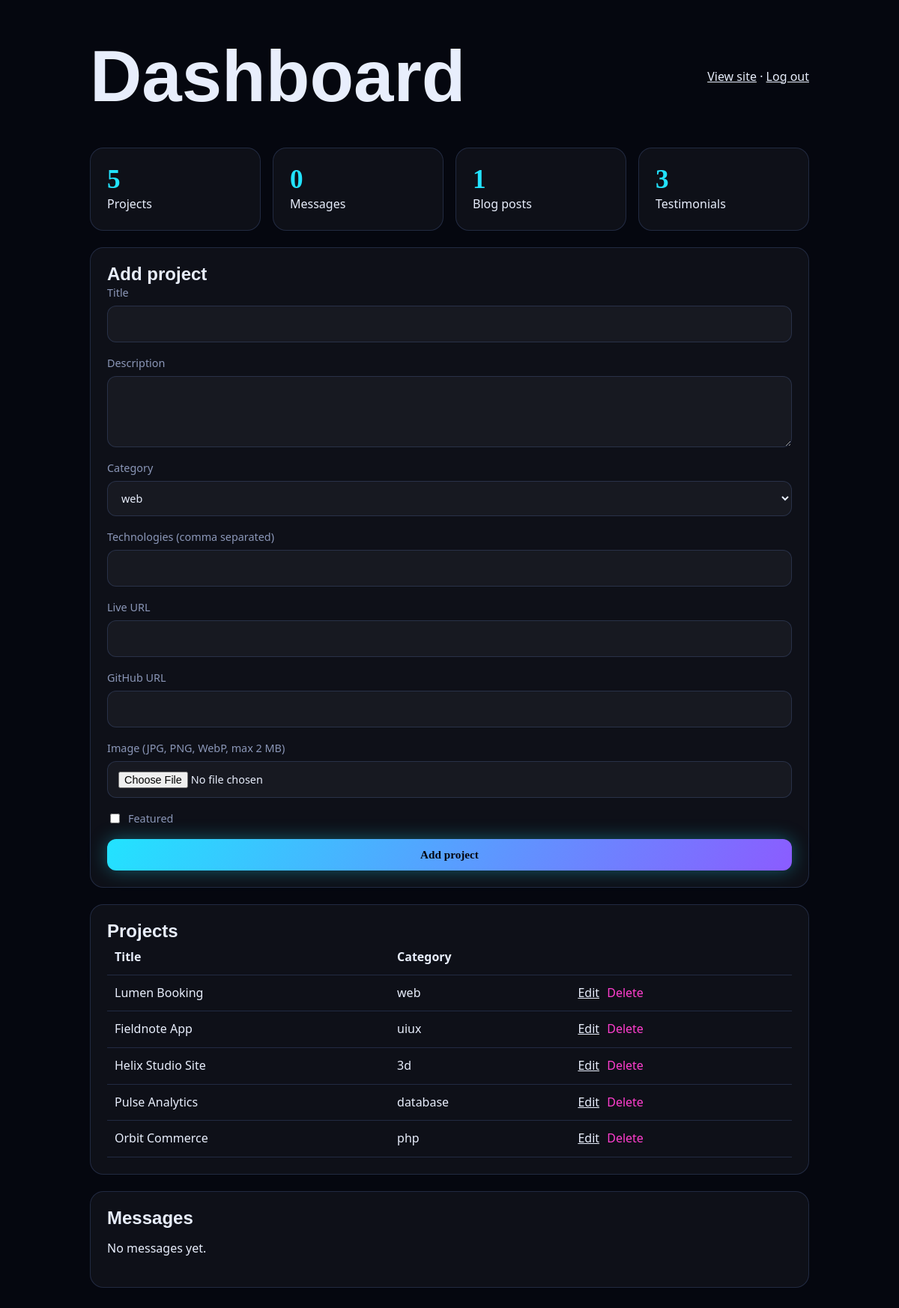
Page /admin/dashboard.php (signed in) on the committed database.
### tables this page shows
CREATE TABLE projects(id INT AUTO_INCREMENT PRIMARY KEY,title VARCHAR(150) NOT NULL,description TEXT NOT NULL,category ENUM('web','php','uiux','3d','database') DEFAULT 'web',technologies VARCHAR(255),image VARCHAR(255),live_url VARCHAR(255),github_url VARCHAR(255),featured TINYINT DEFAULT 0,status TINYINT DEFAULT 1,created_at TIMESTAMP DEFAULT CURRENT_TIMESTAMP,INDEX(category),INDEX(featured));

### includes/functions.php (called while the page is built, shortened)
<?php
function e($s){return htmlspecialchars((string)$s,ENT_QUOTES,'UTF-8');}

### admin/dashboard.php (the view, shortened to what this page needs)
<?php require_once __DIR__.'/../includes/auth_check.php'; $pdo=db(); $msg='';
$edit=null; if(isset($_GET['edit'])){ $s=$pdo->prepare('SELECT * FROM projects WHERE id=?'); $s->execute([(int)$_GET['edit']]); $edit=$s->fetch(); }
$counts=[]; foreach(['projects','contact_messages','blog_posts','testimonials'] as $t) $counts[$t]=$pdo->query("SELECT COUNT(*) FROM $t")->fetchColumn();
$projects=$pdo->query('SELECT * FROM projects ORDER BY id DESC')->fetchAll();
$messages=$pdo->query('SELECT * FROM contact_messages ORDER BY id DESC LIMIT 20')->fetchAll();
?><!doctype html><html lang="en"><head><meta charset="utf-8"><meta name="viewport" content="width=device-width,initial-scale=1">
<title>Dashboard</title><link rel="stylesheet" href="../assets/css/style.css"></head><body class="admin">
<main class="adm"><header class="adm-top"><h1>Dashboard</h1><span><a href="../index.php">View site</a> · <a href="logout.php">Log out</a></span></header>
<section class="stats"><?php foreach(['projects'=>'Projects','contact_messages'=>'Messages','blog_posts'=>'Blog posts','testimonials'=>'Testimonials'] as $k=>$l):?>
<div class="panel"><b><?=$counts[$k]?></b><span><?=$l?></span></div><?php endforeach;?></section>
<section class="panel"><h2><?=$edit?'Edit project':'Add project'?></h2>
<form method="post" enctype="multipart/form-data"><?=csrf_field()?>
<label>Title<input name="title" required value="<?=e($edit['title']??'')?>"></label>
<label>Description<textarea name="description" rows="3" required><?=e($edit['description']??'')?></textarea></label>
<label>Category<select name="category"><?php foreach(['web','php','uiux','3d','database'] as $c):?><option value="<?=$c?>" <?=($edit['category']??'')===$c?'selected':''?>><?=$c?></option><?php endforeach;?></select></label>
<label>Technologies (comma separated)<input name="tech" value="<?=e($edit['technologies']??'')?>"></label>
<label>Live URL<input name="live_url" value="<?=e($edit['live_url']??'')?>"></label>
<label>GitHub URL<input name="github_url" value="<?=e($edit['github_url']??'')?>"></label>
<label>Image (JPG, PNG, WebP, max 2 MB)<input type="file" name="image" accept="image/jpeg,image/png,image/webp"></label>
<label class="chk"><input type="checkbox" name="featured" <?=!empty($edit['featured'])?'checked':''?>> Featured</label>
<button class="btn" type="submit"><?=$edit?'Save changes':'Add project'?></button></form></section>
<section class="panel"><h2>Projects</h2><div class="tbl"><table><tr><th>Title</th><th>Category</th><th></th></tr>
<?php foreach($projects as $p):?><tr><td><?=e($p['title'])?></td><td><?=e($p['category'])?></td><td>
<a href="?edit=<?=$p['id']?>">Edit</a>
<form method="post" class="inline" onsubmit="return confirm('Delete this project?')"><button class="link">Delete</button></form></td></tr><?php endforeach;?></table></div></section>
<section class="panel"><h2>Messages</h2><?php if(!$messages):?><p>No messages yet.</p><?php endif;?>
<?php foreach($messages as $m):?><article class="msg"><b><?=e($m['name'])?></b> &lt;<?=e($m['email'])?>&gt; — <?=e($m['subject'])?><p><?=nl2br(e($m['message']))?></p>
<form method="post" class="inline"><?=csrf_field()?><input type="hidden" name="action" value="del_msg"><input type="hidden" name="id" value="<?=$m['id']?>"><button class="link">Delete</button></form></article><?php endforeach;?></section>
</main></body></html>

### assets/css/style.css (style rules this page uses)
:root { --bg:#05070f;--bg2:#0b1020;--tx:#e8eefc;--mut:#8b97b8;--cy:#22e3ff;--pu:#8b5cff;--mg:#ff3ecf;--glass:rgba(255,255,255,.04);--bd:rgba(120,160,255,.18) }
* { box-sizing:border-box }
html { scroll-behavior:smooth }
body { margin:0;background:var(--bg);color:var(--tx);font:16px/1.6 'Space Grotesk',system-ui,sans-serif;overflow-x:hidden }
h1,h2,h3 { font-family:Syne,sans-serif;line-height:1.05;margin:0 }
a { color:inherit }
.btn { display:inline-block;padding:12px 24px;border:0;border-radius:12px;cursor:pointer;font:600 .95rem 'Space Grotesk';text-decoration:none;color:#05070f;background:linear-gradient(120deg,var(--cy),var(--pu));box-shadow:0 0 24px rgba(34,227,255,.35);transition:box-shadow .3s }
h1 { font-size:clamp(3rem,8vw,6.5rem);margin:22px 0 }
form { display:grid;gap:16px }
label { display:grid;gap:6px;font-size:.9rem;color:var(--mut) }
input,textarea,select { background:var(--glass);border:1px solid var(--bd);border-radius:12px;padding:12px 14px;color:var(--tx);font:inherit;transition:.2s }
.admin { background:var(--bg) }
.adm { max-width:1000px;margin:auto;padding:30px 20px;display:grid;gap:22px }
.adm-top { display:flex;justify-content:space-between;align-items:center }
.panel { background:var(--glass);border:1px solid var(--bd);border-radius:18px;padding:22px }
.stats { display:grid;grid-template-columns:repeat(auto-fit,minmax(150px,1fr));gap:16px }
.stats b { display:block;font:800 2.2rem Syne;color:var(--cy) }
.tbl { overflow-x:auto }
table { width:100%;border-collapse:collapse }
td,th { padding:10px;border-bottom:1px solid var(--bd);text-align:left }
form.inline { display:inline }
.link { background:none;border:0;color:var(--mg);cursor:pointer;font:inherit }
.chk { display:flex;gap:8px;align-items:center }

### rows in the picture
projects: title "Lumen Booking", category "web"
projects: title "Fieldnote App", category "uiux"
projects: title "Helix Studio Site", category "3d"
projects: title "Pulse Analytics", category "database"
projects: title "Orbit Commerce", category "php"

### other values in the picture
$counts[$k] "5"
$l "Projects"
$counts[$k] "0"
$l "Messages"
$counts[$k] "1"
$l "Blog posts"
$counts[$k] "3"
$l "Testimonials"
form field category "web"
